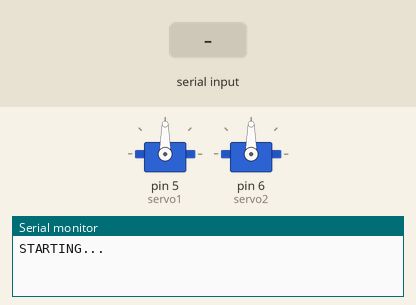
Simulated run of this sketch. Board: Arduino Uno, built with avr-gcc and run on an emulated ATmega328P. Parts: 2 × servo, the last lines printed to the serial monitor. The inputs (shaded band) are chosen by the test bench.

Above: at 1.2 s.
1.3 s: "L,45\n" received over Serial
At 2.1 s:
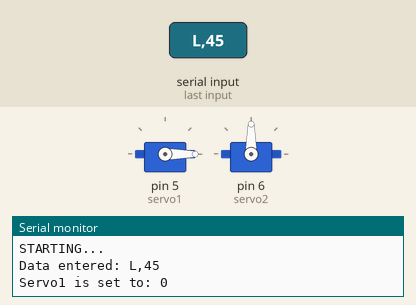
2.9 s: "R,45\n" received over Serial
At 3.3 s:
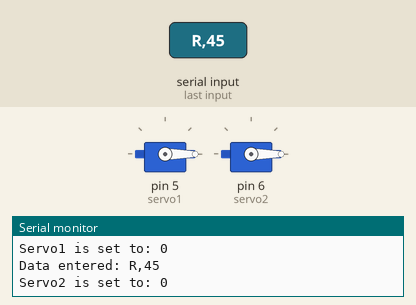
4.5 s: "L90\n" received over Serial
At 5.8 s:
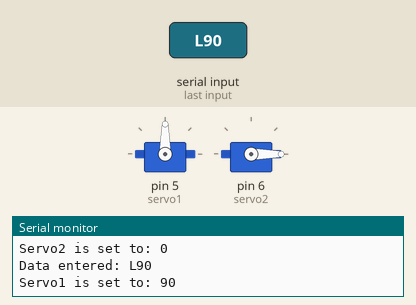
6.1 s: "L" received over Serial
At 7.2 s:
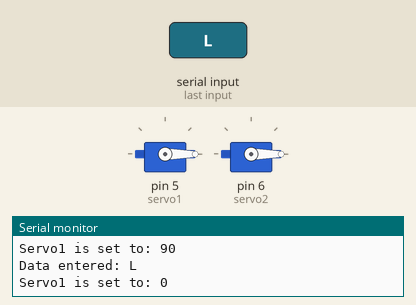
Timing chart, 0 to 8.7 s (numbered marks = the images above; inputs shaded):
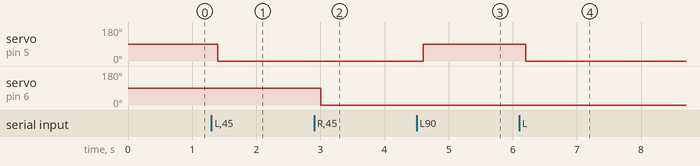

The sketch:

servo3.ino
```cpp
// Projeto 26
#include <Servo.h>

char buffer[10];
Servo servo1; // Cria um objeto servo
Servo servo2; // Cria um segundo objeto servo

void setup() {
    servo1.attach(5); // Anexa o servo, no pino 5, ao objeto servo1
    servo2.attach(6); // Anexa o servo, no pino 6, ao objeto servo2

    Serial.begin(9600);
    Serial.flush();

    servo1.write(90); // Coloca o servo1 na posição inicial
    servo2.write(90); // Coloca o servo2 na posição inicial
    Serial.println("");
    Serial.println("STARTING...");
}

void loop() {
    if (Serial.available() > 0) {                     // Verifica se dados foram digitados
      int index=0;
      delay(100);                                     // Deixa o buffer encher
      int numChar = Serial.available();               // Encontra o comprimento da string

      if (numChar > 10) {
          numChar=10;
      }

      while (numChar--) {
        // Preenche o buffer com a string
        buffer[index++] = Serial.read();
      }

      splitString(buffer);                            // Executa a função splitString
    }
}

void splitString(char* data) {

    Serial.print("Data entered: ");
    Serial.println(data);

    char* parameter;

    parameter = strtok (data, " ,");                  // De string para tokens

    while (parameter != NULL) {                       // Se ainda não atingimos o fim da string...
        setServo(parameter);                          // ...execute a função setServo
        parameter = strtok (NULL, " ,");
    }

    // Limpa o texto e os buffers seriais
    for (int x=0; x<9; x++) {
        buffer[x]='\0';
    }
    Serial.flush();
}

void setServo(char* data) {
    if ((data[0] == 'L') || (data[0] == 'l')) {
      int firstVal = strtol(data+1, NULL, 10); // De string para inteiro longo
      firstVal = constrain(firstVal,0,180); // Restringe os valores
      servo1.write(firstVal);
      Serial.print("Servo1 is set to: ");
      Serial.println(firstVal);
    }

    if ((data[0] == 'R') || (data[0] == 'r')) {
      int secondVal = strtol(data+1, NULL, 10); // De string para inteiro longo
      secondVal = constrain(secondVal,0,255); // Restringe os valores
      servo2.write(secondVal);
      Serial.print("Servo2 is set to: ");
      Serial.println(secondVal);
    }
}
```

Measured:
- after the input at 1.3 s, servo on pin 5 (servo1): 90° → 0° after 0.10 s
- after the input at 2.9 s, servo on pin 6 (servo2): 90° → 0° after 0.10 s
- after the input at 4.5 s, servo on pin 5 (servo1): 0° → 90° after 0.10 s
- after the input at 6.1 s, servo on pin 5 (servo1): 90° → 0° after 0.10 s
